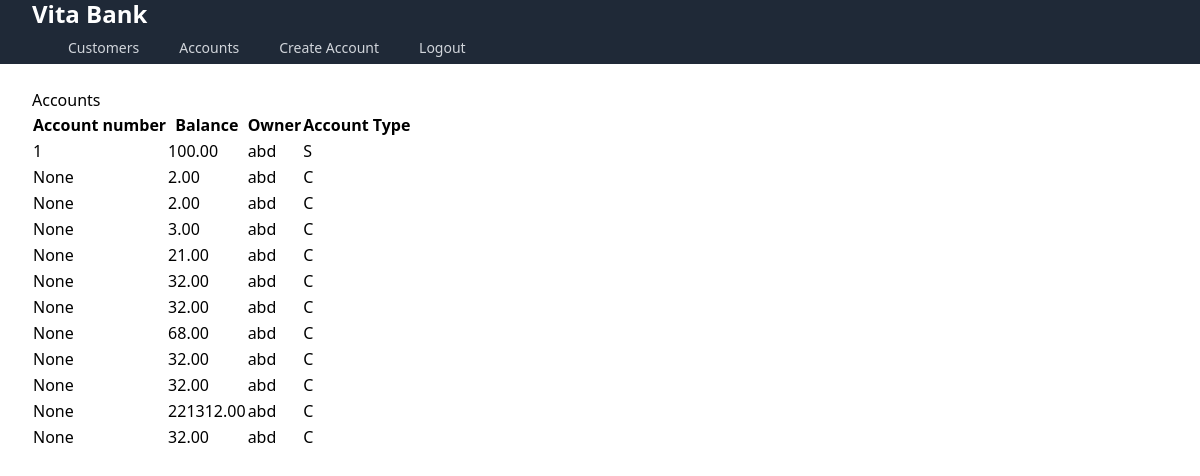
/accounts/ (signed in), run on the app's committed database.
### bank_app/models.py (models this page shows, shortened)
class Account(models.Model):
    ACCOUNT_TYPES = (
        ('C', 'Checking'),
        ('S', 'Savings'),
    )
    IBAN = models.CharField(max_length=50, unique=True)
    balance = models.DecimalField(max_digits=12, decimal_places=2)
    owner = models.ForeignKey(Customer, on_delete=models.CASCADE, null=True)
    account_type = models.CharField(max_length=1, choices=ACCOUNT_TYPES)
    account_number = models.CharField(max_length=10, unique=True, null=True)

class Customer(models.Model):
    user = models.OneToOneField(User, on_delete=models.CASCADE)
    rank = models.CharField(max_length=50, choices=[('gold', 'Gold'), ('silver', 'Silver'), ('bronze', 'Bronze')])

### bank_app/views.py (the view)
# urls.py: path('accounts/', views.AccountListView.as_view(), name='account_list'),
class AccountListView(LoginRequiredMixin, View):
    login_url = 'login'
    def get(self, request):
        accounts = Account.objects.all()
        return render(request, 'bank_app/account_list.html', {'accounts': accounts})

### bank_app/templates/bank_app/account_list.html
{% extends 'base.html' %}
{% block content %}
  <h1>Accounts</h1>
  <table>
    <thead>
      <tr>
        <th>Account number</th>
        <th>Balance</th>
        <th>Owner</th>
        <th>Account Type</th>
      </tr>
    </thead>
    <tbody>
      {% for account in accounts %}
        <tr>
          <td>{{ account.account_number }}</td>
          <td>{{ account.balance }}</td>
          <td>{{ account.owner.user.username }}</td>
          <td>{{ account.account_type }}</td>
        </tr>
      {% endfor %}
    </tbody>
  </table>
{% endblock %}

### templates/base.html (shortened to what this page needs)
<!DOCTYPE html>
<html>
  <head>
    <link rel="stylesheet" href="https://unpkg.com/tailwindcss@2.2.19/dist/tailwind.min.css">
  </head>
  <body>
    <nav class="bg-gray-800">
      <div class="max-w-7xl mx-auto px-2 sm:px-6 lg:px-8">
        <div class="relative flex items-center justify-between h-16">
          <div class="flex-1 flex items-center justify-center sm:items-stretch sm:justify-start">
            <div class="flex-shrink-0">
                {% block header %}
                <a href="/" class="text-white text-2xl font-bold">Vita Bank</a>
              {% endblock %}
              <div class="hidden sm:block sm:ml-6">
                <div class="flex space-x-4">
                  {% if user.is_authenticated %}
                    <a href="{% url 'bank_app:customer_list' %}" class="text-gray-300 hover:bg-gray-700 hover:text-white px-3 py-2 rounded-md text-sm font-medium">Customers</a>
                    <a href="{% url 'bank_app:account_list' %}" class="text-gray-300 hover:bg-gray-700 hover:text-white px-3 py-2 rounded-md text-sm font-medium">Accounts</a>
                    <a href="{% url 'bank_app:create_account' %}" class="text-gray-300 hover:bg-gray-700 hover:text-white px-3 py-2 rounded-md text-sm font-medium">Create Account</a>
                    <form action="{% url 'bank_app:logout' %}" method="post">
                      <button type="submit" class="text-gray-300 hover:bg-gray-700 hover:text-white px-3 py-2 rounded-md text-sm font-medium">Logout</button>
                    </form>
                  {% else %}
                    <a href="{% url 'bank_app:login' %}" class="text-gray-300 hover:bg-gray-700 hover:text-white px-3 py-2 rounded-md text-sm font-medium">Login</a>
                    <a href="{% url 'bank_app:register' %}" class="text-gray-300 hover:bg-gray-700 hover:text-white px-3 py-2 rounded-md text-sm font-medium">Register</a>
                  {% endif %}
                </div>
              </div>
            </div>
          </div>
        </div>
      </nav>
      <main>
        <div class="max-w-7xl mx-auto py-6 sm:px-6 lg:px-8">
          {% block content %}{% endblock %}
        </div>
      </main>
    </body>
  </html>

### data on the page
Account: account_number "1", balance "100.00", owner.user.username "abd", account_type "S"
Account: account_number "None", balance "2.00", owner.user.username "abd", account_type "C"
Account: account_number "None", balance "2.00", owner.user.username "abd", account_type "C"
Account: account_number "None", balance "3.00", owner.user.username "abd", account_type "C"
Account: account_number "None", balance "21.00", owner.user.username "abd", account_type "C"
Account: account_number "None", balance "32.00", owner.user.username "abd", account_type "C"
Account: account_number "None", balance "32.00", owner.user.username "abd", account_type "C"
Account: account_number "None", balance "68.00", owner.user.username "abd", account_type "C"
Account: account_number "None", balance "32.00", owner.user.username "abd", account_type "C"
Account: account_number "None", balance "32.00", owner.user.username "abd", account_type "C"
Account: account_number "None", balance "221312.00", owner.user.username "abd", account_type "C"
Account: account_number "None", balance "32.00", owner.user.username "abd", account_type "C"
